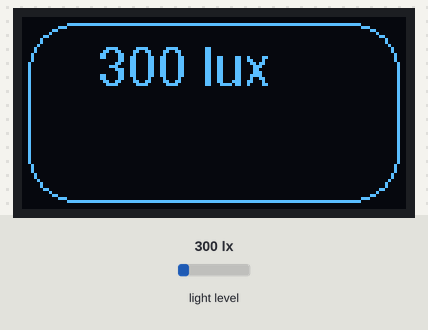
The sketch below on a simulated ESP8266 (NodeMCU). On the bench: 128×64 one-colour display. Inputs (shaded band) come from the test bench; at power-on: light level 300 lx. WiFi joins after 1.5 s; servers stay silent unless stated; EEPROM starts erased; no MQTT or app messages arrive unless stated; what the sketch prints to the serial monitor is not drawn.

Above: at 2.7 s.
2.8 s: light level set to 40 lx
At 4.1 s:
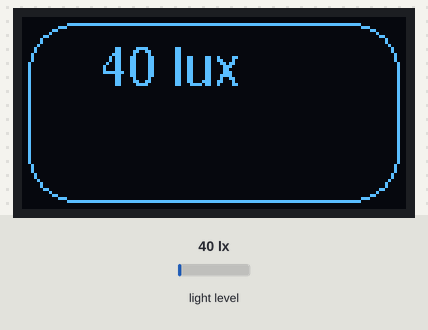
6.6 s: light level set to 500 lx
At 8.3 s:
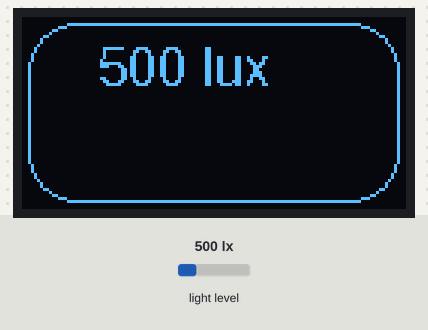
9.1 s: light level set to 1000 lx
At 11.1 s:
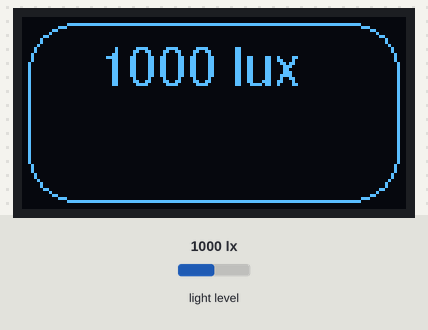
Timing chart, 0 to 12.6 s (numbered marks = the images above; inputs shaded):
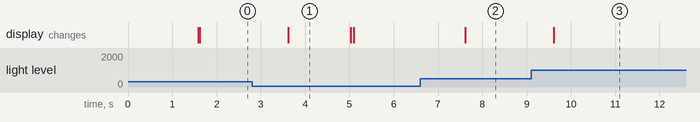

The sketch:

esp8266_light_meter.ino
```cpp
#include <FS.h>
#include <EEPROM.h>
#include <DNSServer.h>
#include <ESP8266WiFi.h>
#include <Ticker.h>
#include <WiFiManager.h>
#include <ESP8266mDNS.h>
#include <WiFiUdp.h>
#include <ArduinoOTA.h>
#include <SPI.h>
#include <Wire.h>
#include <BH1750.h>
#include <Adafruit_GFX.h>
#include <Adafruit_SSD1306.h>
#include <Fonts/FreeSans9pt7b.h>

// * Include settings
#include "settings.h"

// * Include PubSubClient after setting the correct packet size
#include <PubSubClient.h>

// * Initiate led blinker library
Ticker ticker;

// * Initiate Watchdog
Ticker tickerOSWatch;

// * Initiate WIFI client
WiFiClient espClient;

// * Initiate MQTT client
PubSubClient mqtt_client(espClient);

// * Initiate display
Adafruit_SSD1306 display(OLED_RESET);

// * Initiate lux meter
BH1750 lux_meter(LUX_METER_I2C_ADDR);

// **********************************
// * System Functions               *
// **********************************

// * Watchdog function
void ICACHE_RAM_ATTR osWatch(void)
{
    unsigned long t = millis();
    unsigned long last_run = abs(t - last_loop);
    if (last_run >= (OSWATCH_RESET_TIME * 1000)) {
        ESP.restart();
    }
}

// * Gets called when WiFiManager enters configuration mode
void configModeCallback(WiFiManager *myWiFiManager)
{
    Serial.println(F("Entered config mode"));
    Serial.println(WiFi.softAPIP());

    // * If you used auto generated SSID, print it
    Serial.println(myWiFiManager->getConfigPortalSSID());

    // * Entered config mode, make led toggle faster
    ticker.attach(0.2, tick);
}

// * Callback notifying us of the need to save config
void save_wifi_config_callback ()
{
    Serial.println("Setting should save flag to true");
    shouldSaveConfig = true;
}

// * Blink on-board Led
void tick()
{
    // * Toggle state
    int state = digitalRead(LED_BUILTIN);    // * Get the current state of GPIO1 pin
    digitalWrite(LED_BUILTIN, !state);       // * Set pin to the opposite state
}

// **********************************
// * Display Functions              *
// **********************************

// * Update the display update timer
void set_display_updated()
{
    DISPLAY_LAST_UPDATE = millis();
    DISPLAY_SHOULD_UPDATE = false;
}

// * Force a display update
void set_display_should_update()
{
    DISPLAY_SHOULD_UPDATE = true;
}

// * Returns true if the display should update, otherwise false
bool display_should_update()
{
    return DISPLAY_SHOULD_UPDATE || (millis() - DISPLAY_LAST_UPDATE >= DISPLAY_UPDATE_FREQUENCY);
}

// * Setup the display: Print rounded square and go to position 0,0
void setup_display()
{
  display.setTextColor(WHITE);
  display.setFont(&FreeSans9pt7b);
  display.setCursor(0, 0);
  display.clearDisplay();
  display.drawRoundRect(2, 2, display.width() - 2 * 2, display.height() - 2 * 2, display.height() / 4, WHITE);
}

// * Print a 2 lines status message to the display
void display_message(const char* message)
{
    setup_display();
    display.setTextSize(1);
    display.println("");
    display.println("     " + String(message));
    display.println("");
    display.display();
    set_display_updated();
}

void update_display()
{
    setup_display();
    display.setTextSize(1);
    display.println("");
    display.println("     " + String(LUX_METER_LAST_VALUE) + " lux");
    display.println("");
    display.display();
    set_display_updated();
}

// **********************************
// * MQTT                           *
// **********************************

// * Reconnect to MQTT server and subscribe to in and out topics
bool mqtt_reconnect()
{
    // * Loop until we're reconnected
    int MQTT_RECONNECT_RETRIES = 0;

    display_message("Connecting.");

    while (!mqtt_client.connected() && MQTT_RECONNECT_RETRIES < MQTT_MAX_RECONNECT_TRIES) {
        MQTT_RECONNECT_RETRIES++;

        Serial.printf("MQTT connection attempt %d / %d ...\n", MQTT_RECONNECT_RETRIES, MQTT_MAX_RECONNECT_TRIES);

        // * Attempt to connect
        if (mqtt_client.connect(HOSTNAME, MQTT_USER, MQTT_PASS)) {
            Serial.println(F("MQTT connected!"));

            // * Once connected, publish an announcement...
            char * message = new char[20 + strlen(HOSTNAME) + 1];
            strcpy(message, "Lux meter alive: ");
            strcat(message, HOSTNAME);
            mqtt_client.publish("hass/status", message);

            Serial.printf("MQTT topic: %s\n", MQTT_SENSOR_CHANNEL);

            // * Set display to "System Online"
            display_message("Online.");
        }
        else {
            // * Set display to "System Offline"
            display_message("Offline.");

            Serial.print(F("MQTT Connection failed: rc="));
            Serial.println(mqtt_client.state());
            Serial.println(F(" Retrying in 5 seconds"));
            Serial.println("");

            // * Wait 5 seconds before retrying
            delay(5000);
        }
    }

    if (MQTT_RECONNECT_RETRIES >= MQTT_MAX_RECONNECT_TRIES) {
        Serial.printf("*** MQTT connection failed, giving up after %d tries ...\n", MQTT_RECONNECT_RETRIES);
        return false;
    }

    return true;
}

// **********************************
// * EEPROM & OTA helpers           *
// **********************************

// * Read mqtt credentials from eeprom
String read_eeprom(int offset, int len)
{
    String res = "";

    for (int i = 0; i < len; ++i) {
        res += char(EEPROM.read(i + offset));
    }
    Serial.print(F("read_eeprom(): "));
    Serial.println(res.c_str());

    return res;
}

// * Write the mqtt credentials to eeprom
void write_eeprom(int offset, int len, String value)
{
    Serial.print(F("write_eeprom(): "));
    Serial.println(value.c_str());

    for (int i = 0; i < len; ++i) {
        if ((unsigned)i < value.length()) {
            EEPROM.write(i + offset, value[i]);
        } else {
            EEPROM.write(i + offset, 0);
        }
    }
}

// * Setup update over the air
void setup_ota()
{
    Serial.println(F("Arduino OTA activated."));

    // * Port defaults to 8266
    ArduinoOTA.setPort(8266);

    // * Set hostname for OTA
    ArduinoOTA.setHostname(HOSTNAME);
    ArduinoOTA.setPassword(OTA_PASSWORD);

    ArduinoOTA.onStart([]() {
        Serial.println(F("Arduino OTA: Start"));
    });

    ArduinoOTA.onEnd([]() {
        Serial.println(F("Arduino OTA: End (Running reboot)"));
    });

    ArduinoOTA.onProgress([](unsigned int progress, unsigned int total) {
        Serial.printf("Arduino OTA Progress: %u%%\r", (progress / (total / 100)));
    });

    ArduinoOTA.onError([](ota_error_t error) {
        Serial.printf("Arduino OTA Error[%u]: ", error);
        if (error == OTA_AUTH_ERROR)
            Serial.println(F("Arduino OTA: Auth Failed"));
        else if (error == OTA_BEGIN_ERROR)
            Serial.println(F("Arduino OTA: Begin Failed"));
        else if (error == OTA_CONNECT_ERROR)
            Serial.println(F("Arduino OTA: Connect Failed"));
        else if (error == OTA_RECEIVE_ERROR)
            Serial.println(F("Arduino OTA: Receive Failed"));
        else if (error == OTA_END_ERROR)
            Serial.println(F("Arduino OTA: End Failed"));
    });
    ArduinoOTA.begin();
    Serial.println(F("Arduino OTA finished"));
}

// **********************************
// * Setup                          *
// **********************************

void setup()
{
    // * Configure Watchdog
    last_loop = millis();
    tickerOSWatch.attach_ms(((OSWATCH_RESET_TIME / 3) * 1000), osWatch);

    // * Configure Serial and EEPROM
    Serial.begin(BAUD_RATE);

    // * Initiate EEPROM
    EEPROM.begin(512);

    // * Initiate Wire library for the bh1750
    Wire.begin();

    // * Initiate Lux Meter
    lux_meter.begin(BH1750::CONTINUOUS_HIGH_RES_MODE);

    // * Setup display
    display.begin(SSD1306_SWITCHCAPVCC, DISPLAY_I2C_ADDR);
    display.clearDisplay();

    // * Set led pin as output
    pinMode(LED_BUILTIN, OUTPUT);

    // * Start ticker with 0.5 because we start in AP mode and try to connect
    ticker.attach(0.6, tick);

    // * Set display to "System Booting"
    display_message("Booting.");

    // * Get MQTT Server settings
    String settings_available = read_eeprom(134, 1);

    if (settings_available == "1") {
        read_eeprom(0, 64).toCharArray(MQTT_HOST, 64);   // * 0-63
        read_eeprom(64, 6).toCharArray(MQTT_PORT, 6);    // * 64-69
        read_eeprom(70, 32).toCharArray(MQTT_USER, 32);  // * 70-101
        read_eeprom(102, 32).toCharArray(MQTT_PASS, 32); // * 102-133
    }

    WiFiManagerParameter CUSTOM_MQTT_HOST("host", "MQTT hostname", MQTT_HOST, 64);
    WiFiManagerParameter CUSTOM_MQTT_PORT("port", "MQTT port",     MQTT_PORT, 6);
    WiFiManagerParameter CUSTOM_MQTT_USER("user", "MQTT user",     MQTT_USER, 32);
    WiFiManagerParameter CUSTOM_MQTT_PASS("pass", "MQTT pass",     MQTT_PASS, 32);

    // * WiFiManager local initialization. Once its business is done, there is no need to keep it around
    WiFiManager wifiManager;

    // * Reset settings - uncomment for testing
    // wifiManager.resetSettings();

    // * Set callback that gets called when connecting to previous WiFi fails, and enters Access Point mode
    wifiManager.setAPCallback(configModeCallback);

    // * Set timeout
    wifiManager.setConfigPortalTimeout(WIFI_TIMEOUT);

    // * Set save config callback
    wifiManager.setSaveConfigCallback(save_wifi_config_callback);

    // * Add all your parameters here
    wifiManager.addParameter(&CUSTOM_MQTT_HOST);
    wifiManager.addParameter(&CUSTOM_MQTT_PORT);
    wifiManager.addParameter(&CUSTOM_MQTT_USER);
    wifiManager.addParameter(&CUSTOM_MQTT_PASS);

    // * Fetches SSID and pass and tries to connect
    // * Reset when no connection after 10 seconds
    if (!wifiManager.autoConnect()) {
        Serial.println(F("Failed to connect to WIFI and hit timeout"));
        display_message("Reset.");

        // * Reset and try again
        ESP.reset();
        delay(WIFI_TIMEOUT);
    }

    // * Read updated parameters
    strcpy(MQTT_HOST, CUSTOM_MQTT_HOST.getValue());
    strcpy(MQTT_PORT, CUSTOM_MQTT_PORT.getValue());
    strcpy(MQTT_USER, CUSTOM_MQTT_USER.getValue());
    strcpy(MQTT_PASS, CUSTOM_MQTT_PASS.getValue());

    // * Save the custom parameters to FS
    if (shouldSaveConfig) {
        Serial.println(F("Saving WiFiManager config"));
        write_eeprom(0, 64, MQTT_HOST);   // * 0-63
        write_eeprom(64, 6, MQTT_PORT);   // * 64-69
        write_eeprom(70, 32, MQTT_USER);  // * 70-101
        write_eeprom(102, 32, MQTT_PASS); // * 102-133
        write_eeprom(134, 1, "1");        // * 134 --> always "1"
        EEPROM.commit();
    }

    // * If you get here you have connected to the WiFi
    Serial.println(F("Connected to WIFI..."));

    // * Keep LED on
    ticker.detach();
    digitalWrite(LED_BUILTIN, LOW);

    // * Configure OTA
    setup_ota();

    // * Startup MDNS Service
    Serial.println(F("Starting MDNS responder service"));
    MDNS.begin(HOSTNAME);

    // * Setup MQTT
    mqtt_client.setServer(MQTT_HOST, atoi(MQTT_PORT));
    Serial.printf("MQTT connecting to: %s:%s\n", MQTT_HOST, MQTT_PORT);

    // * Set the display to "System Connect"
    display_message("Connected.");
}

// **********************************
// * Loop                           *
// **********************************

void loop()
{
    // * Update last loop watchdog value
    last_loop = millis();

    // * Accept ota requests if offered
    ArduinoOTA.handle();

    // **********************************
    // * Maintain MQTT Connection       *
    // **********************************
    unsigned long NOW = millis();

    if (!mqtt_client.connected()) {

        if (NOW - LAST_RECONNECT_ATTEMPT >= MQTT_RECONNECT_DELAY) {
            LAST_RECONNECT_ATTEMPT = NOW;

            if (mqtt_reconnect()) {
                LAST_RECONNECT_ATTEMPT = 0;
            }
        }
    }
    else {
        mqtt_client.loop();
    }

    // **********************************
    // * Read the meter                 *
    // **********************************
    bool LUX_VALUE_CHANGED = false;

    if (NOW - LUX_METER_LAST_READ >= LUX_METER_READ_FREQUENCY) {
        uint16_t LUX = lux_meter.readLightLevel();
        LUX_METER_LAST_READ = NOW;

        if (LUX_METER_LAST_VALUE != LUX) {
            LUX_METER_LAST_VALUE = LUX;
            LUX_VALUE_CHANGED = true;
            set_display_should_update();

            // * Convert measured value to a char
            itoa((int)LUX_METER_LAST_VALUE, LUX_METER_VALUE_AS_CHAR, 10);
        }
    }

    // **********************************
    // * Send the data to MQTT broker   *
    // **********************************

    if (LUX_VALUE_CHANGED || NOW - MQTT_LAST_UPDATE >= MQTT_UPDATE_FREQUENCY) {

        MQTT_LAST_UPDATE = NOW;
        LUX_VALUE_CHANGED = false;

        Serial.print(F("Sending data to broker: "));
        Serial.println(LUX_METER_VALUE_AS_CHAR);

        bool result = mqtt_client.publish(MQTT_SENSOR_CHANNEL, LUX_METER_VALUE_AS_CHAR);

        if (!result) {
            Serial.printf("MQTT publish to topic %s failed\n", MQTT_SENSOR_CHANNEL);
        }
    }

    // **********************************
    // * Update the display             *
    // **********************************

    if (display_should_update()) {
        update_display();
    }
}
```

settings.h
```cpp
// **********************************
// * Settings                       *
// **********************************

#define OLED_RESET LED_BUILTIN
#define BAUD_RATE 115200

#define DISPLAY_I2C_ADDR 0x3C
#define LUX_METER_I2C_ADDR 0x23

// * Hostname
#define HOSTNAME "luxmeter1.home"

// * The password used for uploading
#define OTA_PASSWORD "admin"

// * Wifi timeout in milliseconds
#define WIFI_TIMEOUT 30000

// * MQTT network settings
#define MQTT_MAX_PACKET_SIZE 512
#define MQTT_MAX_RECONNECT_TRIES 10

// * Watchdog timer
#define OSWATCH_RESET_TIME 300

// * Watchdog: Will be updated each loop
static unsigned long last_loop;

// * Used by wifi manager to determine if settings should be saved
bool shouldSaveConfig = false;

// * MQTT topic settings
char * MQTT_SENSOR_CHANNEL = (char*) "sensors/luxmeter1/lux";

// * To be filled with EEPROM data
char MQTT_HOST[64]       = "";
char MQTT_PORT[6]        = "";
char MQTT_USER[32]       = "";
char MQTT_PASS[32]       = "";

// * MQTT Last reconnection counter
long LAST_RECONNECT_ATTEMPT     = 0;
const long MQTT_RECONNECT_DELAY = 5000;

// * MQTT publish to broker counters
unsigned long MQTT_LAST_UPDATE         = 0;            // * Will store the last time the value was sent to the broker
const long    MQTT_UPDATE_FREQUENCY    = 10000;        // * Send the measured value to the broker every 5 seconds

// * Will be changed when the display should update
bool          DISPLAY_SHOULD_UPDATE    = true;         // * Will be set to true when display needs an update
unsigned long DISPLAY_LAST_UPDATE      = 0;            // * Will store the last time the display was updated
const long    DISPLAY_UPDATE_FREQUENCY = 5000;         // * Update the display every 5 seconds

// * Lux meter counters
unsigned long LUX_METER_LAST_READ      = 0;            // * Will store the last time the lux meter was read
const long    LUX_METER_READ_FREQUENCY = 1000;         // * Read the value evewry second

// * Lux meter last values
uint16_t      LUX_METER_LAST_VALUE;
char          LUX_METER_VALUE_AS_CHAR[12];
```

Measured:
- after the input at 6.6 s, the display: changes after 1.0 s (image 2)
- after the input at 9.1 s, the display: changes after 0.52 s (image 3)
- what the display in image 1 shows lasts 1.4 s, from 3.6 s to 5.0 s
